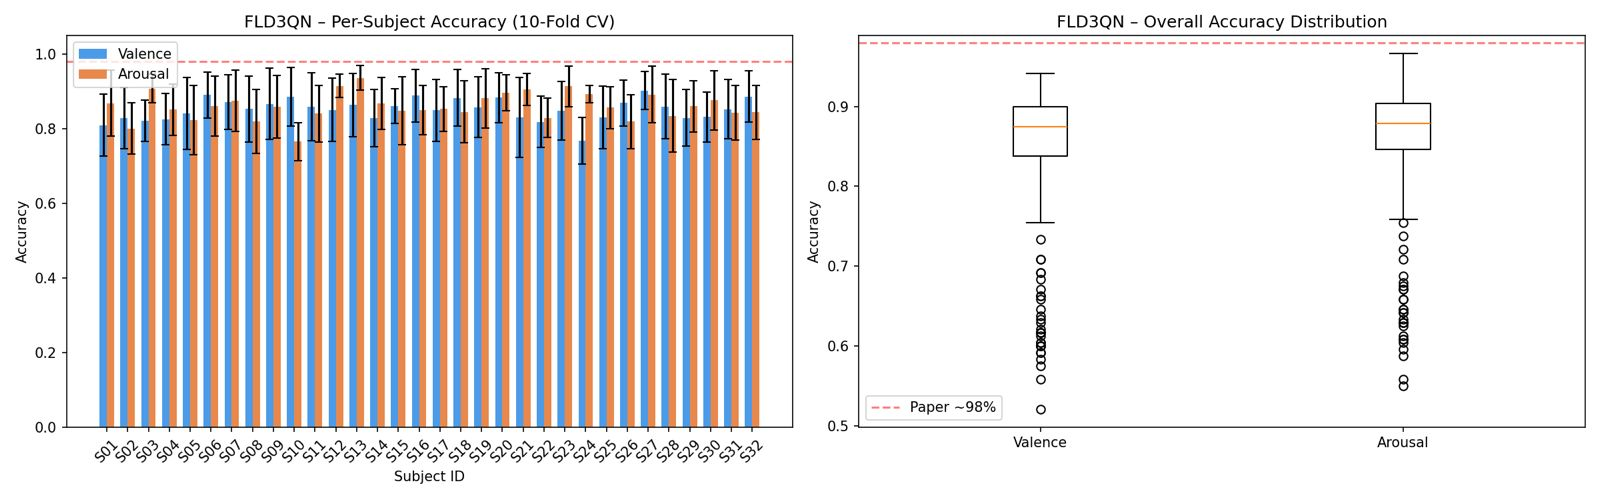

Generate this figure with Python:
"""
=============================================================================
FLD3QN: Frontal Lobe Double Dueling Deep Q Network
Exact Reproduction of IEEE TNNLS 2024 Paper:
"Brain Emotion Perception Inspired EEG Emotion Recognition
 With Deep Reinforcement Learning"
=============================================================================
Dataset  : DEAP (preprocessed .dat files on Kaggle)
Framework: PyTorch
Usage    : Run cell-by-cell in a Kaggle Notebook (GPU recommended)
=============================================================================
"""

# ─────────────────────────────────────────────────────────────────────────────
# CELL 1 – Imports & reproducibility seed
# ─────────────────────────────────────────────────────────────────────────────
import os
import glob
import pickle
import random
import copy
import math
import collections
from pathlib import Path

import numpy as np
import matplotlib.pyplot as plt
import matplotlib.gridspec as gridspec
from sklearn.model_selection import StratifiedKFold
from sklearn.metrics import accuracy_score

import torch
import torch.nn as nn
import torch.nn.functional as F
import torch.optim as optim

SEED = 42
random.seed(SEED)
np.random.seed(SEED)
torch.manual_seed(SEED)
if torch.cuda.is_available():
    torch.cuda.manual_seed_all(SEED)

DEVICE = torch.device("cuda" if torch.cuda.is_available() else "cpu")
print(f"Using device: {DEVICE}")


# ─────────────────────────────────────────────────────────────────────────────
# CELL 2 – EEG Channel Configuration
# ─────────────────────────────────────────────────────────────────────────────
# DEAP 32-channel layout (10-20 system, 0-indexed)
# Full electrode order:
# Fp1  AF3  F3  F7  FC5  FC1  C3  T7  CP5  CP1  P3  P7  PO3  O1
# Oz   Pz   P4  P8  PO4  O2   T8  CP6  CP2  C4  T8  FC6  FC2  F4
# F8   AF4  Fp2 Fz

ALL_CHANNELS = list(range(32))

# ── Hemisphere splits ────────────────────────────────────────────────────────
# Left  (odd-suffix / left-side channels in DEAP layout)
LEFT_CH  = [0, 2, 3, 4, 5, 6, 7, 8, 9, 10, 11, 12, 13]   # 13 channels
# Right (even-suffix / right-side channels)
RIGHT_CH = [16, 17, 18, 19, 20, 21, 22, 23, 24, 25, 26, 27, 28]  # 13 channels
# Remaining mid-line channels go to both (we include in concatenation as shared)

# ── Frontal lobe channels ────────────────────────────────────────────────────
# Fp1(0) AF3(1) F3(2) F7(3) FC5(4) FC1(5) FC2(26) F4(27) F8(28) AF4(29) Fp2(30) Fz(31)
LEFT_FRONTAL  = [0, 1, 2, 3, 4, 5]   # left frontal
RIGHT_FRONTAL = [26, 27, 28, 29, 30, 31]  # right frontal

print(f"Left hemisphere channels  : {len(LEFT_CH)}")
print(f"Right hemisphere channels : {len(RIGHT_CH)}")
print(f"Left frontal channels     : {len(LEFT_FRONTAL)}")
print(f"Right frontal channels    : {len(RIGHT_FRONTAL)}")


# ─────────────────────────────────────────────────────────────────────────────
# CELL 3 – Data Loading & Preprocessing
# ─────────────────────────────────────────────────────────────────────────────

DEAP_PATH   = "/home/tanmoyhazra/rl_project_24/DEAP"  # adjust if needed
FS          = 128          # sampling rate (Hz)
TRIAL_LEN   = 63           # seconds (after removing 3-sec baseline from 60-sec trial)
BASELINE_S  = 3            # seconds of baseline to remove
WIN_SIZE    = FS           # 1-second window = 128 samples
LAMBDA_REW  = 0.1          # reward penalty coefficient


def load_subject(subj_id: int) -> tuple:
    """
    Load one DEAP subject file and return preprocessed windows + labels.

    Returns
    -------
    windows : np.ndarray, shape (N, 32, 128), float32
    labels  : dict  {'valence': np.ndarray(N,), 'arousal': np.ndarray(N,)}
    """
    # ── Locate file ──────────────────────────────────────────────────────────
    pattern = os.path.join(DEAP_PATH, f"s{subj_id:02d}.dat")
    files   = glob.glob(pattern)
    if not files:
        # Try alternate naming
        pattern = os.path.join(DEAP_PATH, "data_preprocessed_python",
                               f"s{subj_id:02d}.dat")
        files = glob.glob(pattern)
    if not files:
        raise FileNotFoundError(f"Cannot find DEAP file for subject {subj_id}")

    with open(files[0], "rb") as f:
        data = pickle.load(f, encoding="latin1")

    eeg    = data["data"][:, :32, :]   # (40 trials, 32 ch, 8064 samples)
    labels = data["labels"]             # (40 trials, 4) – val, arous, dom, lik

    # ── Remove 3-sec baseline (384 samples at 128 Hz) ───────────────────────
    baseline_samples = BASELINE_S * FS
    eeg = eeg[:, :, baseline_samples:]  # (40, 32, 7680) → 60 sec * 128 = 7680

    # ── Subtract per-trial baseline mean (computed on removed segment) ───────
    # Paper: subtract mean of baseline period
    # We use the mean of the first 3 sec (already removed) as baseline.
    # Approximation: subtract the global mean of each channel across the trial.
    eeg = eeg - eeg.mean(axis=2, keepdims=True)

    # ── Z-score normalization per trial per channel ──────────────────────────
    std = eeg.std(axis=2, keepdims=True)
    std[std == 0] = 1e-8
    eeg = eeg / std

    # ── Sliding-window segmentation (1-sec, no overlap as in paper) ──────────
    n_trials, n_ch, n_samples = eeg.shape
    windows_list, val_list, aro_list = [], [], []

    for t in range(n_trials):
        n_wins = n_samples // WIN_SIZE
        for w in range(n_wins):
            seg = eeg[t, :, w * WIN_SIZE:(w + 1) * WIN_SIZE]  # (32, 128)
            windows_list.append(seg)
            val_list.append(int(labels[t, 0] > 5))
            aro_list.append(int(labels[t, 1] > 5))

    windows = np.array(windows_list, dtype=np.float32)  # (N, 32, 128)
    label_dict = {
        "valence": np.array(val_list, dtype=np.int64),
        "arousal": np.array(aro_list, dtype=np.int64),
    }

    print(f"  Subject {subj_id:02d}: {windows.shape[0]} windows | "
          f"Valence pos={label_dict['valence'].mean():.2f} "
          f"Arousal pos={label_dict['arousal'].mean():.2f}")
    return windows, label_dict


# ─────────────────────────────────────────────────────────────────────────────
# CELL 4 – BiFRCNN Building Blocks
# ─────────────────────────────────────────────────────────────────────────────

class ResidualBlock(nn.Module):
    """
    1-D temporal residual block with TWO skip connections:
      skip1 : input → middle  (added after first conv)
      skip2 : input → output  (added after second conv)
    Matches paper description.
    """

    def __init__(self, in_ch: int, out_ch: int, kernel: int = 3):
        super().__init__()
        pad = kernel // 2

        self.conv1 = nn.Conv2d(in_ch, out_ch, (1, kernel), padding=(0, pad))
        self.bn1   = nn.BatchNorm2d(out_ch)
        self.conv2 = nn.Conv2d(out_ch, out_ch, (1, kernel), padding=(0, pad))
        self.bn2   = nn.BatchNorm2d(out_ch)

        # Skip connection projections (project input channels → target channels)
        self.skip1 = nn.Conv2d(in_ch, out_ch, 1) if in_ch != out_ch else nn.Identity()
        self.skip2 = nn.Conv2d(in_ch, out_ch, 1) if in_ch != out_ch else nn.Identity()

        self.relu = nn.ReLU(inplace=True)

    def forward(self, x):
        identity = x

        out = self.relu(self.bn1(self.conv1(x)))
        out = out + self.skip1(identity)          # skip 1: input → middle

        out = self.bn2(self.conv2(out))
        out = out + self.skip2(identity)          # skip 2: input → output
        out = self.relu(out)
        return out


class StreamEncoder(nn.Module):
    """
    Single-stream encoder for one hemisphere or frontal group.
    Input  : (B, 1, n_ch, 128)
    Output : (B, feature_dim)
    """

    def __init__(self, n_ch: int, feature_dim: int = 64):
        super().__init__()
        self.conv_in = nn.Conv2d(1, 16, (1, 3), padding=(0, 1))
        self.bn_in   = nn.BatchNorm2d(16)
        self.relu    = nn.ReLU(inplace=True)

        self.res1 = ResidualBlock(16, 32)
        self.res2 = ResidualBlock(32, 64)

        # Adaptive pool to fixed size then flatten
        self.pool    = nn.AdaptiveAvgPool2d((1, 8))
        self.flatten = nn.Flatten()
        self.fc      = nn.Linear(64 * 8, feature_dim)

    def forward(self, x):
        # x: (B, n_ch, 128)  → add channel dim
        x = x.unsqueeze(1)           # (B, 1, n_ch, 128)
        x = self.relu(self.bn_in(self.conv_in(x)))
        x = self.res1(x)
        x = self.res2(x)
        x = self.pool(x)             # (B, 64, 1, 8)
        x = self.flatten(x)          # (B, 512)
        x = self.relu(self.fc(x))    # (B, feature_dim)
        return x


class BiFRCNN(nn.Module):
    """
    Bi-Hemispheric Frontal-Region Convolutional Neural Network.

    Four streams:
      1. Left hemisphere
      2. Right hemisphere
      3. Left frontal
      4. Right frontal

    Merge strategy (paper):
      - Combine hemisphere + its frontal lobe stream → fused representation
      - Concatenate left-fused + right-fused
      - Followed by Softmax + Dueling heads
    """

    def __init__(self, feature_dim: int = 64, n_actions: int = 2):
        super().__init__()

        # Per-stream encoders
        self.enc_left_hemi    = StreamEncoder(len(LEFT_CH),     feature_dim)
        self.enc_right_hemi   = StreamEncoder(len(RIGHT_CH),    feature_dim)
        self.enc_left_front   = StreamEncoder(len(LEFT_FRONTAL), feature_dim)
        self.enc_right_front  = StreamEncoder(len(RIGHT_FRONTAL), feature_dim)

        # Merge hemisphere + frontal (paper: merge then concat)
        fused_dim = feature_dim * 2      # hemi + frontal concatenated
        self.merge_left  = nn.Sequential(
            nn.Linear(fused_dim, feature_dim), nn.ReLU(inplace=True))
        self.merge_right = nn.Sequential(
            nn.Linear(fused_dim, feature_dim), nn.ReLU(inplace=True))

        # Final representation
        combined_dim = feature_dim * 2   # left_fused + right_fused
        self.shared = nn.Sequential(
            nn.Linear(combined_dim, 128),
            nn.ReLU(inplace=True),
        )

        # ── Dueling heads ───────────────────────────────────────────────────
        self.value_stream     = nn.Linear(128, 1)
        self.advantage_stream = nn.Linear(128, n_actions)

    def forward(self, x: torch.Tensor) -> torch.Tensor:
        """
        x : (B, 32, 128) – full 32-ch EEG window
        Returns Q-values : (B, n_actions)
        """
        # ── Extract sub-arrays per stream ───────────────────────────────────
        xl_hemi  = x[:, LEFT_CH,     :]   # (B, 13, 128)
        xr_hemi  = x[:, RIGHT_CH,    :]   # (B, 13, 128)
        xl_front = x[:, LEFT_FRONTAL,:]   # (B,  6, 128)
        xr_front = x[:, RIGHT_FRONTAL,:]  # (B,  6, 128)

        # ── Encode ──────────────────────────────────────────────────────────
        fl_hemi  = self.enc_left_hemi(xl_hemi)
        fr_hemi  = self.enc_right_hemi(xr_hemi)
        fl_front = self.enc_left_front(xl_front)
        fr_front = self.enc_right_front(xr_front)

        # ── Merge hemisphere + frontal ───────────────────────────────────────
        left_fused  = self.merge_left(torch.cat([fl_hemi,  fl_front], dim=1))
        right_fused = self.merge_right(torch.cat([fr_hemi, fr_front], dim=1))

        # ── Combine & shared layer ───────────────────────────────────────────
        combined = torch.cat([left_fused, right_fused], dim=1)
        shared   = self.shared(combined)

        # ── Dueling Q-value computation ──────────────────────────────────────
        V = self.value_stream(shared)                          # (B, 1)
        A = self.advantage_stream(shared)                      # (B, n_actions)
        Q = V + A - A.mean(dim=1, keepdim=True)               # (B, n_actions)
        return Q


# ─────────────────────────────────────────────────────────────────────────────
# CELL 5 – Experience Replay Buffer
# ─────────────────────────────────────────────────────────────────────────────

Transition = collections.namedtuple(
    "Transition", ["state", "action", "reward", "next_state", "done"])


class ReplayBuffer:
    def __init__(self, capacity: int = 100_000):
        self.buffer = collections.deque(maxlen=capacity)

    def push(self, *args):
        self.buffer.append(Transition(*args))

    def sample(self, batch_size: int):
        batch = random.sample(self.buffer, batch_size)
        state, action, reward, next_state, done = zip(*batch)
        return (
            torch.tensor(np.array(state),      dtype=torch.float32).to(DEVICE),
            torch.tensor(action,               dtype=torch.long).to(DEVICE),
            torch.tensor(reward,               dtype=torch.float32).to(DEVICE),
            torch.tensor(np.array(next_state), dtype=torch.float32).to(DEVICE),
            torch.tensor(done,                 dtype=torch.float32).to(DEVICE),
        )

    def __len__(self):
        return len(self.buffer)


# ─────────────────────────────────────────────────────────────────────────────
# CELL 6 – FLD3QN Agent (Double Dueling DQN)
# ─────────────────────────────────────────────────────────────────────────────

class FLD3QN_Agent:
    """
    Double Dueling Deep Q-Network with BiFRCNN feature extractor.

    Hyperparameters (paper + modified 5000-step budget):
      lr            : 0.00025
      gamma         : 0.75
      epsilon       : 0.1   (fixed; paper uses fixed ε-greedy)
      batch_size    : 32
      target_update : every 10 000 steps
      buffer_size   : 100 000
    """

    def __init__(self, n_actions: int = 2, lr: float = 2.5e-4,
                 gamma: float = 0.75, epsilon: float = 0.1,
                 batch_size: int = 32, buffer_size: int = 100_000,
                 target_update_freq: int = 10_000):

        self.n_actions          = n_actions
        self.gamma              = gamma
        self.epsilon            = epsilon
        self.batch_size         = batch_size
        self.target_update_freq = target_update_freq
        self.steps_done         = 0

        # ── Networks ─────────────────────────────────────────────────────────
        self.q_net      = BiFRCNN(feature_dim=64, n_actions=n_actions).to(DEVICE)
        self.target_net = copy.deepcopy(self.q_net).to(DEVICE)
        self.target_net.eval()

        # ── Optimizer & loss ─────────────────────────────────────────────────
        self.optimizer = optim.Adam(self.q_net.parameters(), lr=lr)
        self.loss_fn   = nn.MSELoss()

        # ── Replay buffer ─────────────────────────────────────────────────────
        self.memory = ReplayBuffer(buffer_size)

        # ── Tracking ─────────────────────────────────────────────────────────
        self.loss_history = []
        self.best_acc     = 0.0

    # ── Action selection ──────────────────────────────────────────────────────
    def select_action(self, state: np.ndarray) -> int:
        if random.random() < self.epsilon:
            return random.randint(0, self.n_actions - 1)
        with torch.no_grad():
            s = torch.tensor(state, dtype=torch.float32).unsqueeze(0).to(DEVICE)
            q = self.q_net(s)
            return q.argmax(dim=1).item()

    # ── Reward function ───────────────────────────────────────────────────────
    @staticmethod
    def compute_reward(action: int, label: int, t: int,
                       lam: float = LAMBDA_REW) -> tuple:
        """
        rt = +1                       if correct
           = -1 - (λ / t)             if incorrect
        Returns (reward, done)
        """
        if action == label:
            return 1.0, False
        else:
            return -1.0 - (lam / max(t, 1)), True   # episode ends on first mistake

    # ── Learning step ─────────────────────────────────────────────────────────
    def learn(self):
        if len(self.memory) < self.batch_size:
            return None

        states, actions, rewards, next_states, dones = \
            self.memory.sample(self.batch_size)

        # Current Q-values
        q_values = self.q_net(states).gather(1, actions.unsqueeze(1)).squeeze(1)

        # Double DQN target:
        #   action chosen by Q_current, evaluated by Q_target
        with torch.no_grad():
            next_actions  = self.q_net(next_states).argmax(dim=1)
            next_q_target = self.target_net(next_states)\
                                .gather(1, next_actions.unsqueeze(1)).squeeze(1)
            target_q = rewards + self.gamma * next_q_target * (1.0 - dones)

        loss = self.loss_fn(q_values, target_q)

        self.optimizer.zero_grad()
        loss.backward()
        nn.utils.clip_grad_norm_(self.q_net.parameters(), 10.0)
        self.optimizer.step()

        self.steps_done += 1

        # Periodic target-network hard update
        if self.steps_done % self.target_update_freq == 0:
            self.target_net.load_state_dict(self.q_net.state_dict())

        loss_val = loss.item()
        self.loss_history.append(loss_val)
        return loss_val

    # ── Checkpoint I/O ────────────────────────────────────────────────────────
    def save_checkpoint(self, path: str):
        torch.save({
            "q_net_state":      self.q_net.state_dict(),
            "target_net_state": self.target_net.state_dict(),
            "optimizer_state":  self.optimizer.state_dict(),
            "steps_done":       self.steps_done,
            "best_acc":         self.best_acc,
        }, path)

    def load_checkpoint(self, path: str):
        ckpt = torch.load(path, map_location=DEVICE)
        self.q_net.load_state_dict(ckpt["q_net_state"])
        self.target_net.load_state_dict(ckpt["target_net_state"])
        self.optimizer.load_state_dict(ckpt["optimizer_state"])
        self.steps_done = ckpt["steps_done"]
        self.best_acc   = ckpt["best_acc"]
        print(f"  Resumed from step {self.steps_done}, best_acc={self.best_acc:.4f}")


# ─────────────────────────────────────────────────────────────────────────────
# CELL 7 – Training Loop (5000 steps per subject, per label)
# ─────────────────────────────────────────────────────────────────────────────

CKPT_DIR     = Path("/home/tanmoyhazra/rl_project_24/checkpoints")
CKPT_DIR.mkdir(parents=True, exist_ok=True)

TOTAL_STEPS  = 5_000
CKPT_EVERY   = 2_000
EVAL_EVERY   = 500


def find_latest_checkpoint(subj_id: int, label: str) -> str | None:
    pattern = str(CKPT_DIR / f"s{subj_id:02d}_{label}_step_*.pth")
    files   = glob.glob(pattern)
    if not files:
        return None
    # Sort by step number
    files.sort(key=lambda f: int(f.split("_step_")[1].replace(".pth", "")))
    return files[-1]


def train_subject(
    agent: FLD3QN_Agent,
    windows: np.ndarray,
    labels: np.ndarray,
    subj_id: int,
    label_name: str,
    train_idx: np.ndarray,
    val_idx: np.ndarray,
) -> dict:
    """
    Train the agent for TOTAL_STEPS steps on the training split.
    Uses the RL episode formulation from the paper.

    Returns dict with training stats.
    """

    X_train, y_train = windows[train_idx], labels[train_idx]
    X_val,   y_val   = windows[val_idx],   labels[val_idx]

    # ── Auto-resume ───────────────────────────────────────────────────────────
    latest_ckpt = find_latest_checkpoint(subj_id, label_name)
    if latest_ckpt:
        agent.load_checkpoint(latest_ckpt)

    start_step   = agent.steps_done
    steps        = start_step
    episode      = 0
    val_accs     = []

    print(f"    Training from step {start_step} → {TOTAL_STEPS}")

    while steps < TOTAL_STEPS:
        # ── New episode: shuffle training data ─────────────────────────────
        perm     = np.random.permutation(len(X_train))
        t_within = 1   # within-episode step counter (for reward denominator)

        for idx in perm:
            if steps >= TOTAL_STEPS:
                break

            state  = X_train[idx]        # (32, 128)
            label  = int(y_train[idx])

            # ── ε-greedy action ────────────────────────────────────────────
            action = agent.select_action(state)

            # ── Reward & termination ────────────────────────────────────────
            reward, done = agent.compute_reward(action, label, t_within)

            # ── Next state (paper uses next sample as next state) ───────────
            next_idx   = (idx + 1) % len(X_train)
            next_state = X_train[next_idx]

            # ── Store transition ────────────────────────────────────────────
            agent.memory.push(state, action, reward, next_state,
                              float(done))

            # ── Learn ──────────────────────────────────────────────────────
            agent.learn()
            steps    += 1
            t_within += 1

            # ── Checkpoint ─────────────────────────────────────────────────
            if steps % CKPT_EVERY == 0:
                ckpt_path = CKPT_DIR / f"s{subj_id:02d}_{label_name}_step_{steps}.pth"
                agent.save_checkpoint(str(ckpt_path))
                print(f"      Checkpoint saved @ step {steps}")

            # ── Validation ─────────────────────────────────────────────────
            if steps % EVAL_EVERY == 0:
                val_acc = evaluate_agent(agent, X_val, y_val)
                val_accs.append((steps, val_acc))
                print(f"      Step {steps:5d} | val_acc={val_acc:.4f} | "
                      f"loss={agent.loss_history[-1]:.4f}" if agent.loss_history else "")
                if val_acc > agent.best_acc:
                    agent.best_acc = val_acc
                    best_path = CKPT_DIR / f"s{subj_id:02d}_{label_name}_best.pth"
                    agent.save_checkpoint(str(best_path))

            if done:   # episode terminates on first mistake → restart episode
                break

        episode += 1

    return {"val_accs": val_accs, "best_acc": agent.best_acc}


# ─────────────────────────────────────────────────────────────────────────────
# CELL 8 – Evaluation
# ─────────────────────────────────────────────────────────────────────────────

def evaluate_agent(agent: FLD3QN_Agent,
                   X: np.ndarray,
                   y: np.ndarray) -> float:
    """Greedy (ε=0) evaluation on array X with labels y."""
    agent.q_net.eval()
    preds = []
    with torch.no_grad():
        for i in range(len(X)):
            s = torch.tensor(X[i], dtype=torch.float32)\
                     .unsqueeze(0).to(DEVICE)
            q = agent.q_net(s)
            preds.append(q.argmax(dim=1).item())
    agent.q_net.train()
    return accuracy_score(y, preds)


# ─────────────────────────────────────────────────────────────────────────────
# CELL 9 – 10-Fold Cross-Validation per Subject
# ─────────────────────────────────────────────────────────────────────────────

def run_kfold_subject(subj_id: int,
                      windows: np.ndarray,
                      label_dict: dict,
                      n_splits: int = 10) -> dict:
    """
    Subject-dependent 10-fold CV.
    Trains separate agents for valence and arousal.
    Returns mean accuracy per label.
    """
    results = {}

    for label_name in ["valence", "arousal"]:
        y = label_dict[label_name]
        skf = StratifiedKFold(n_splits=n_splits, shuffle=True,
                              random_state=SEED)
        fold_accs = []

        for fold, (train_idx, val_idx) in enumerate(skf.split(windows, y)):
            print(f"\n  [Subj {subj_id:02d} | {label_name.upper()} | "
                  f"Fold {fold+1}/{n_splits}]")

            agent = FLD3QN_Agent()

            stats = train_subject(
                agent, windows, y, subj_id, label_name,
                train_idx, val_idx
            )

            # Load best model for final fold evaluation
            best_path = CKPT_DIR / f"s{subj_id:02d}_{label_name}_best.pth"
            if best_path.exists():
                agent.load_checkpoint(str(best_path))

            test_acc = evaluate_agent(agent, windows[val_idx], y[val_idx])
            fold_accs.append(test_acc)
            print(f"  Fold {fold+1} test acc: {test_acc:.4f}")

        mean_acc = np.mean(fold_accs)
        std_acc  = np.std(fold_accs)
        results[label_name] = {"fold_accs": fold_accs,
                                "mean": mean_acc,
                                "std": std_acc}
        print(f"\n  {label_name.upper()} mean acc: {mean_acc:.4f} ± {std_acc:.4f}")

    return results


# ─────────────────────────────────────────────────────────────────────────────
# CELL 10 – Results Plotting
# ─────────────────────────────────────────────────────────────────────────────

def plot_results(all_results: dict):
    """
    Plots:
      1. Per-subject accuracy (valence + arousal) bar chart
      2. Box plots across subjects
    """
    subjects  = sorted(all_results.keys())
    val_means = [all_results[s]["valence"]["mean"] for s in subjects]
    aro_means = [all_results[s]["arousal"]["mean"] for s in subjects]
    val_stds  = [all_results[s]["valence"]["std"]  for s in subjects]
    aro_stds  = [all_results[s]["arousal"]["std"]  for s in subjects]

    x = np.arange(len(subjects))
    w = 0.35

    fig, axes = plt.subplots(1, 2, figsize=(16, 5))

    # ── Bar chart ─────────────────────────────────────────────────────────────
    ax = axes[0]
    ax.bar(x - w/2, val_means, w, yerr=val_stds, label="Valence",
           color="#4C9BE8", capsize=3)
    ax.bar(x + w/2, aro_means, w, yerr=aro_stds, label="Arousal",
           color="#E8884C", capsize=3)
    ax.set_xlabel("Subject ID")
    ax.set_ylabel("Accuracy")
    ax.set_title("FLD3QN – Per-Subject Accuracy (10-Fold CV)")
    ax.set_xticks(x)
    ax.set_xticklabels([f"S{s:02d}" for s in subjects], rotation=45)
    ax.legend()
    ax.set_ylim(0, 1.05)
    ax.axhline(0.98, color="red", linestyle="--", alpha=0.5, label="Paper ~98%")

    # ── Summary means ─────────────────────────────────────────────────────────
    ax2 = axes[1]
    all_val = [acc for s in subjects
               for acc in all_results[s]["valence"]["fold_accs"]]
    all_aro = [acc for s in subjects
               for acc in all_results[s]["arousal"]["fold_accs"]]
    ax2.boxplot([all_val, all_aro], labels=["Valence", "Arousal"])
    ax2.set_ylabel("Accuracy")
    ax2.set_title("FLD3QN – Overall Accuracy Distribution")
    ax2.axhline(0.98, color="red", linestyle="--", alpha=0.5, label="Paper ~98%")
    ax2.legend()

    plt.tight_layout()
    plt.savefig("/home/tanmoyhazra/rl_project_24/fld3qn_results.png", dpi=150)
    plt.show()
    print("\nPlot saved to /home/tanmoyhazra/rl_project_24/fld3qn_results.png")

    # ── Print summary table ────────────────────────────────────────────────────
    print("\n" + "="*60)
    print(f"{'Subject':<10} {'Val Acc':>10} {'Val Std':>10} "
          f"{'Aro Acc':>10} {'Aro Std':>10}")
    print("-"*60)
    for s in subjects:
        print(f"S{s:02d}       "
              f"{all_results[s]['valence']['mean']:>10.4f} "
              f"{all_results[s]['valence']['std']:>10.4f} "
              f"{all_results[s]['arousal']['mean']:>10.4f} "
              f"{all_results[s]['arousal']['std']:>10.4f}")
    print("-"*60)
    print(f"{'Mean':<10} "
          f"{np.mean(val_means):>10.4f} {'':>10} "
          f"{np.mean(aro_means):>10.4f}")
    print("="*60)


# ─────────────────────────────────────────────────────────────────────────────
# CELL 11 – Main Entry Point
# ─────────────────────────────────────────────────────────────────────────────

def main():
    """
    Run full pipeline for all 32 DEAP subjects.
    Edit SUBJECT_IDS to restrict to a subset for quick testing.
    """
    SUBJECT_IDS = list(range(1, 33))   # 1–32
    # ── Quick smoke-test: uncomment to run on first 2 subjects only ──────────
    # SUBJECT_IDS = [1, 2]

    all_results = {}

    for sid in SUBJECT_IDS:
        print(f"\n{'='*60}")
        print(f"  Processing Subject {sid:02d}")
        print(f"{'='*60}")

        try:
            windows, label_dict = load_subject(sid)
        except FileNotFoundError as e:
            print(f"  SKIP: {e}")
            continue

        subj_results = run_kfold_subject(sid, windows, label_dict,
                                         n_splits=10)
        all_results[sid] = subj_results

    if all_results:
        plot_results(all_results)

    return all_results


# ─────────────────────────────────────────────────────────────────────────────
# RUN
# ─────────────────────────────────────────────────────────────────────────────
if __name__ == "__main__":
    results = main()
